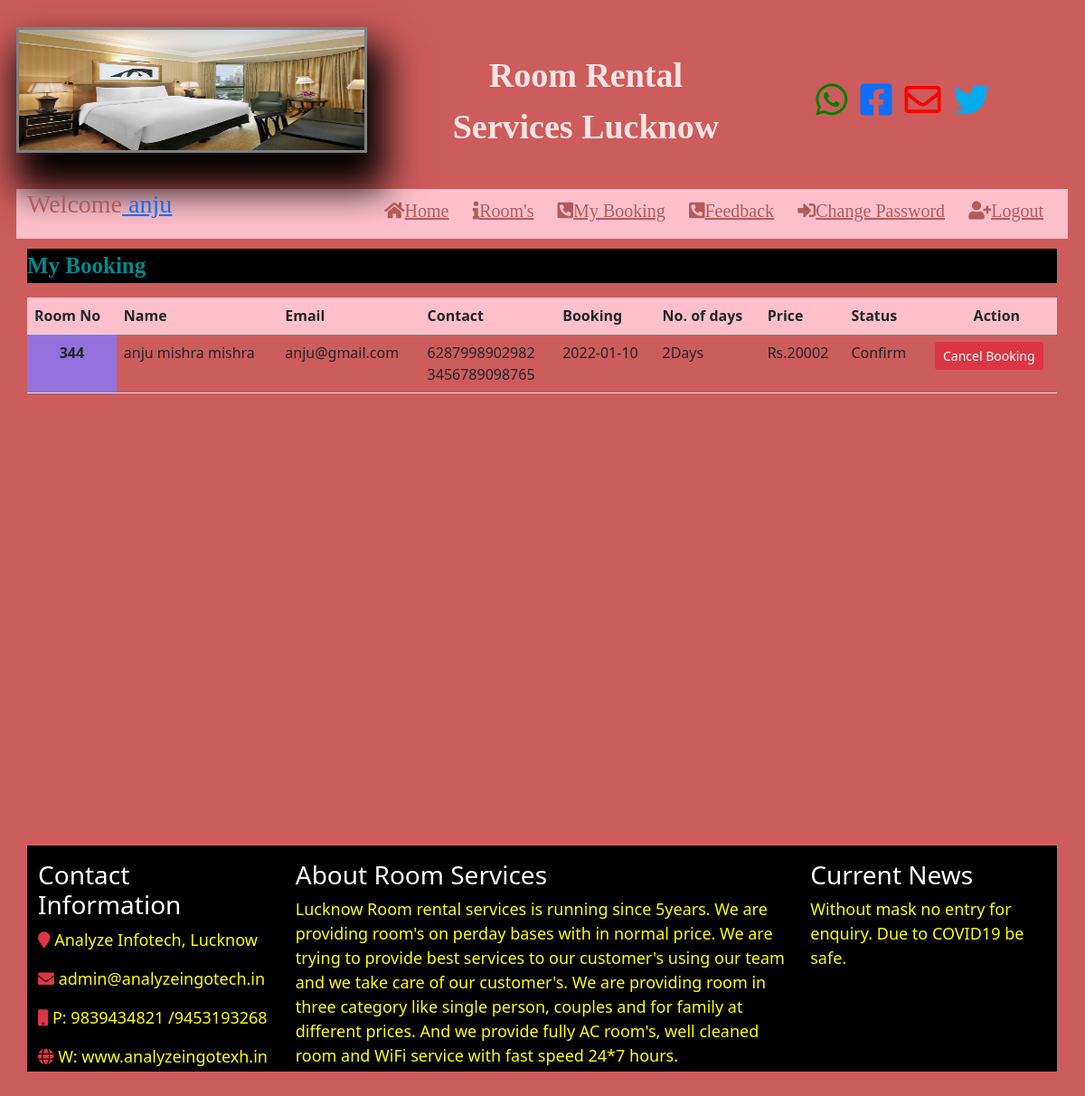
The page /my_booking (signed in) on the database its author committed.
### room/models.py (models this page shows)
class Booking(models.Model):
    room_no = models.CharField(max_length=20,null=True)
    full_name = models.CharField(max_length=20,null=True)
    email_id = models.CharField(max_length=20,null=True)
    mobile1 = models.CharField(max_length=20,null=True)
    mobile2 = models.CharField(max_length=20,null=True)
    booking_date = models.CharField(max_length=20,null=True)
    days = models.CharField(max_length=20,null=True)
    gender = models.CharField(max_length=20,null=True)
    price = models.CharField(max_length=20,null=True)
    address = models.CharField(max_length=20,null=True)
    status = models.CharField(max_length=20,null=True)

### room/views.py (the view)
# urls.py: path('my_booking',my_booking,name='my_booking'),
def my_booking(request):
    data = Booking.objects.all()
    d = {'data':data}
    return render(request,'my_booking.html',d)

### room/templates/my_booking.html
{% include 'user_navigation.html' %}
<marquee style="font-family: 'Monotype Corsiva'; font-size:25px; color:darkcyan; background-color:black; font-weight:bold; margin-top:1%">
    My Booking
</marquee>
<table class="table table-hover mt-3">
    <tr bgcolor="pink">
        <th>Room No </th>
        <th>Name </th>
        <th>Email </th>
        <th>Contact </th>
        <th>Booking</th>
        <th>No. of days</th>
        <th>Price</th>
        <th>Status</th>
        <th><span style="margin-left:50px;">Action</span></th>
    </tr>
    {% for i in data %}
    {% if i.email_id == request.user.username %}
    <tr>
        <td align="center" style="background:mediumpurple"><b>{{i.room_no}}</b></td>
        <td>{{i.full_name}}</td>
        <td>{{i.email_id}}</td>
        <td>{{i.mobile1}}<br>{{i.mobile2}}</td>
        <td>{{i.booking_date}}</td>
        <td>{{i.days}}Days</td>
        <td>Rs.{{i.price}}</td>
        <td>{{i.status}}</td>
        <td align="center"><a href="{% url 'cancel_booking' i.id %}" class="btn btn-danger btn-sm" onclick="return confirm('Are you Sure?')">Cancel Booking</a></td>
    </tr>
    {% endif %}
    {% endfor %}
</table>
{% include 'footer.html' %}

### room/templates/user_navigation.html (shortened to what this page needs)
<!DOCTYPE html>
<html>
<head>
	{% load static %}
<link rel="stylesheet" href="https://cdn.jsdelivr.net/npm/bootstrap@5.1.3/dist/css/bootstrap.min.css">
<link rel="stylesheet" href="https://pro.fontawesome.com/releases/v5.10.0/css/all.css"/>
</head>
<body class="b4" ">
<div class="row" >
	<div class="col-4" id="b1" style="background-image:url('{% static 'images/7.jpg' %}');background-size:100% 100%;">
	</div>
	<div class="col-5" id="aa">
		Room Rental <br>Services Lucknow
	</div>
	<div class="col-3" >
		<i class="fab fa-whatsapp" id="abc" style="color: green;"></i>
		<a href="https://www.facebook.com/" target="_blank"><i class="fab fa-facebook-square" id="abc" style="color:#3b59998;"></i></a>
		<i class="far fa-envelope" id="abc" style="color: red;"></i>
		<i class="fab fa-twitter" id="abc" style="color: #00acee;"></i>
	</div>
</div>
<div class="row" style="background: pink; margin-top:40px;">
	<div class="col-3"><h3 style="font-family: Cooper Black; color:#b15b5b;">Welcome<a href="" >  {{request.user.first_name}}</a></h3></div>
	<div class="col-9">
		<ul style="float: right;">
			<li id="a1"><a href="{% url 'user_home' %}" id="a2"><i class="fas fa-home"></i>Home</a></li>
			<li id="a1"><a href="{% url 'view_room_user' %}" id="a2"><i class="fas fa-info"></i>Room's</a></li>
			<li id="a1"><a href="{% url 'my_booking' %}" id="a2"><i class="fas fa-phone-square-alt"></i>My Booking</a></li>
			<li id="a1"><a href="{% url 'feedback' %}" id="a2"><i class="fas fa-phone-square-alt"></i>Feedback</a></li>
			<li id="a1"><a href="{% url 'change_password_user' %}" id="a2"><i class="fas fa-sign-in-alt"></i>Change Password</a></li>
			<li id="a1"><a href="{% url 'Logout' %}" id="a2"><i class="fas fa-user-plus"></i>Logout</a></li>
		</ul>
	</div>
</div>
</body>
</html>

### room/templates/user_navigation.html (style rules this page uses)
#aa { font-family: Cooper Black; font-size: 38px; font-weight: bold; margin-top: 25px; text-align: center; color: mistyrose; }
#abc { font-size: 40px; padding-right: 10px; margin-top: 60px; }
#a1 { display: inline-block; margin-top: 9px; }
#a2 { font-family: Cooper Black; font-size: 20px; padding-left: 7px; color:#b15b5b; padding-right: 15px; transition: all .2s linear; }
#b1 { border:3px solid gray; background-image: url(pic.jpg); box-shadow:10px 30px 40px 10px black; padding:50px; }
.b4 { background-color:indianred; background-border:4px solid red; background-image: url(pic.jpg); background-repeat:no-repeat; background-attachment:fixed; background-size:100%,100%; margin:0px 1px 40px 0px; padding:30px; background-shadow:10px 11px 8px 10px red; }

### rows shown on the page
Booking: room_no "344", full_name "anju mishra mishra", email_id "anju@gmail.com", mobile1 "6287998902982", mobile2 "3456789098765", booking_date "2022-01-10", days "2", price "20002", status "Confirm"

### other values the page prints
{{ request.user.first_name }} "anju"
